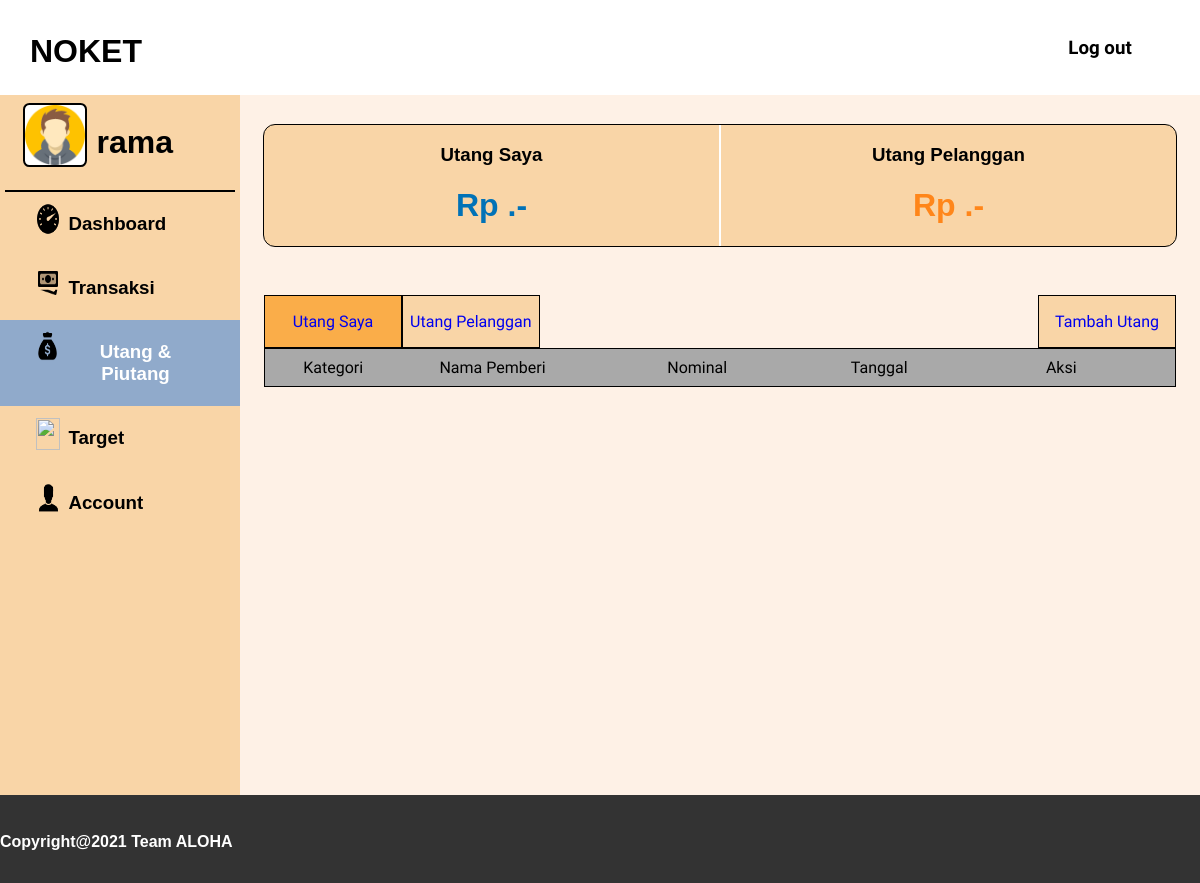
Page /utang.php (signed in) on the earlier database version.
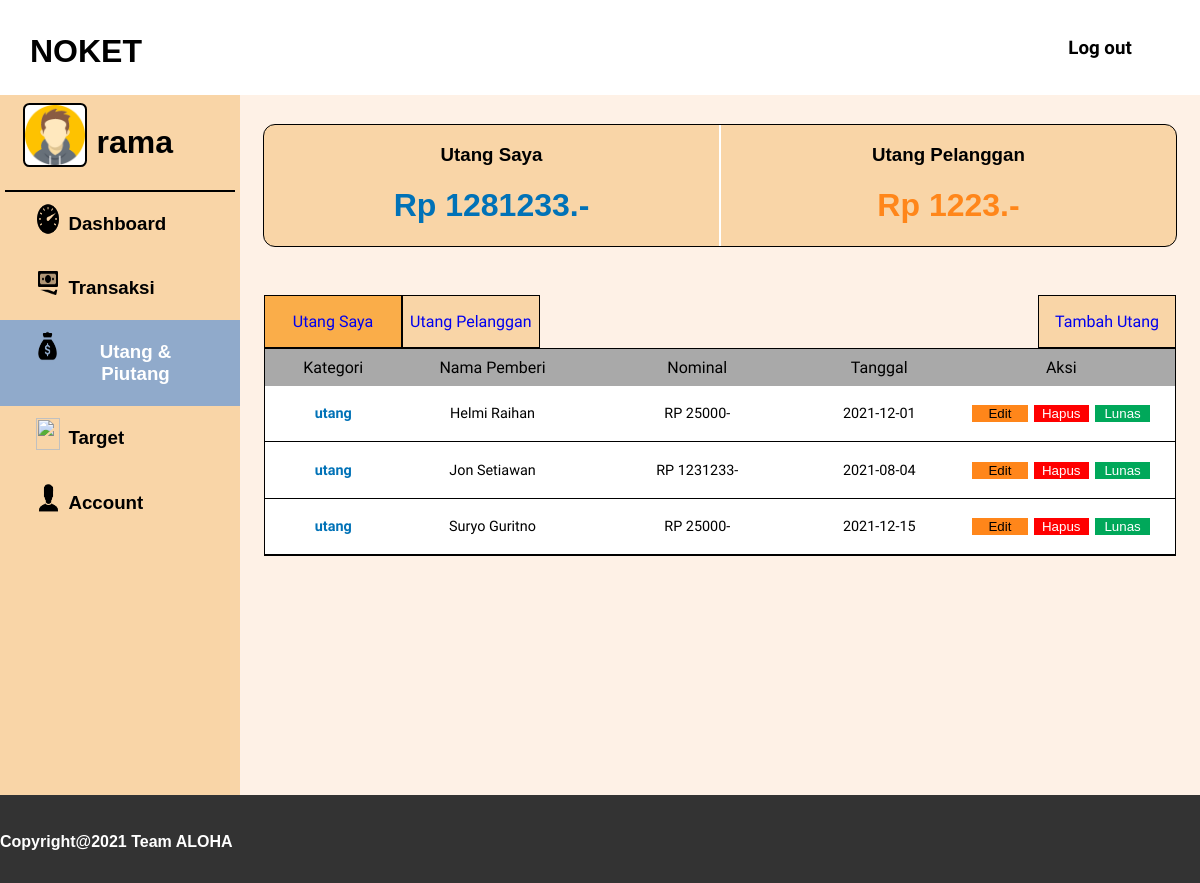
Same page on the later database version.
### tables this page shows
CREATE TABLE `catatanutang` (
  `id` int(255) NOT NULL,
  `jumlah` int(255) NOT NULL,
  `tanggal` date NOT NULL,
  `id_pengguna` int(255) NOT NULL,
  `id_subkategori` int(255) NOT NULL,
  `id_instansi` int(255) NOT NULL
);

CREATE TABLE `subkategori` (
  `id` int(255) NOT NULL,
  `nama` varchar(255) NOT NULL,
  `id_kategori` int(255) NOT NULL
);

CREATE TABLE `instansi` (
  `id` int(255) NOT NULL,
  `nama` text NOT NULL
);

### utang.php (the view, shortened to what the changed rows need)
<?php
    include 'php/koneksi.php';
    $sql2 = "SELECT cu.id AS id,sk.nama AS kategori, i.nama AS nama , cu.jumlah, cu.tanggal FROM catatanutang cu INNER JOIN subkategori sk ON cu.id_subkategori = sk.id INNER JOIN kategoricatatan kc ON sk.id_kategori = kc.id INNER JOIN instansi i ON cu.id_instansi = i.id WHERE cu.id_pengguna = '$_SESSION[id]' AND sk.id_kategori = 3;" ;
    $result2 = mysqli_query($conn, $sql2);
    $sql3 = "SELECT SUM(ck.jumlah) AS jumlah FROM catatanutang ck INNER JOIN subkategori sk ON ck.id_subkategori = sk.id WHERE sk.id = 3;";
    $result3 = mysqli_query($conn, $sql3);
    $row3 = mysqli_fetch_assoc($result3);
    $sql4 = "SELECT SUM(ck.jumlah) AS jumlah FROM catatanutang ck INNER JOIN subkategori sk ON ck.id_subkategori = sk.id WHERE sk.id = 4;";
    $result4 = mysqli_query($conn, $sql4);
    $row4 = mysqli_fetch_assoc($result4);
?>
<html>
    <head>
        <link rel="stylesheet" href="css/utang.css">
    </head>
    <body>
    <div id="page">
         <div class = "navbar">
            <div class="navbarLogo">
                <h1>NOKET<h1>
            </div>
        </div>
        <div id="isi-page">
            <div id="sidebar">
                <div class="sidebar-item-profile">
                    <div id="sidebar-image-container">
                        <h1><?php echo $_SESSION['username']; ?></h1>
                    </div>
                </div>
            </div>
            <div id="content-card">
                <div id="info-header">
                    <div id="info-header-kiri">
                        <div class="info-header-isi">
                            <h1 style="color: 0172B7;">Rp <?php echo $row4['jumlah']; ?>.-</h1>
                        </div>
                    </div>
                    <div id="info-header-kanan">
                        <div class="info-header-isi">
                            <h1 style="color: FF861A;">Rp <?php echo $row3['jumlah']; ?>.-</h1>
                        </div>
                    </div>
                </div>
                <div id="table-wrapper">
                    <div id="table-scroll">
                        <table id="myTable" cellspacing="0">
                            <thead>
                                <tr>
                                    <th style="width: 15%;">
                                        <p>
                                            Kategori
                                        </p>
                                    </th>
                                    <th style="width: 20%;">
                                        <p>
                                            Nama Pemberi
                                        </p>
                                    </th>
                                    <th style="width: 25%;" onclick="sortTable(0)">
                                        <p>
                                            Nominal
                                        </p>
                                    </th>
                                    <th style="width: 15%;" onclick="sortTable(1)">
                                        <p>
                                            Tanggal
                                        </p>
                                    </th>
                                    <th style="width: 25%;">
                                        <p>
                                            Aksi
                                        </p>
                                    </th>
                                </tr>
                            </thead>
                            <tbody>
                                <?php
                                    while($row2 = mysqli_fetch_assoc($result2)) {
                                        echo "<tr>
                                            <td><p id='table-kategori-pengeluaran' style='font-weight:bold;'>".$row2['kategori']."</p></td>
                                            <td><p>".$row2['nama']."</p></td>
                                            <td><p>RP ".$row2['jumlah']."-</p></td>
                                            <td><p>".$row2['tanggal']."</p></td>
                                            <td style='white-space: nowrap; overflow: auto;'>
                                        <a href='edit-utang.php?id=".$row2['id']."'><button id='tombol-aksi-edit' name='bEdit'>Edit </button></a>
                                        <a href='php/hapus.php?id=".$row2['id']."'><button id='tombol-aksi-hapus' name='bHapus'>Hapus</button></a>
                                        <a href='php/hapus.php?id=".$row2['id']."'><button id='tombol-aksi-lunas' name='bLunas'>Lunas</button></a>
                                    </td>
                                        </tr>";
                                    }
                                ?>
                            </tbody>
                        </table>
                    </div>
                </div>
            </div>
        </div>
    </div>
    </body>
</html>

Differences in the rows shown:
added catatanutang: id_subkategori.nama "utang", id_instansi.nama "Helmi Raihan", jumlah "25000", tanggal "2021-12-01"
added catatanutang: id_subkategori.nama "utang", id_instansi.nama "Jon Setiawan", jumlah "1231233", tanggal "2021-08-04"
added catatanutang: id_subkategori.nama "utang", id_instansi.nama "Suryo Guritno", jumlah "25000", tanggal "2021-12-15"
Other differences:
$row4['jumlah']: (not shown) → "1281233"
$row3['jumlah']: (not shown) → "1223"
